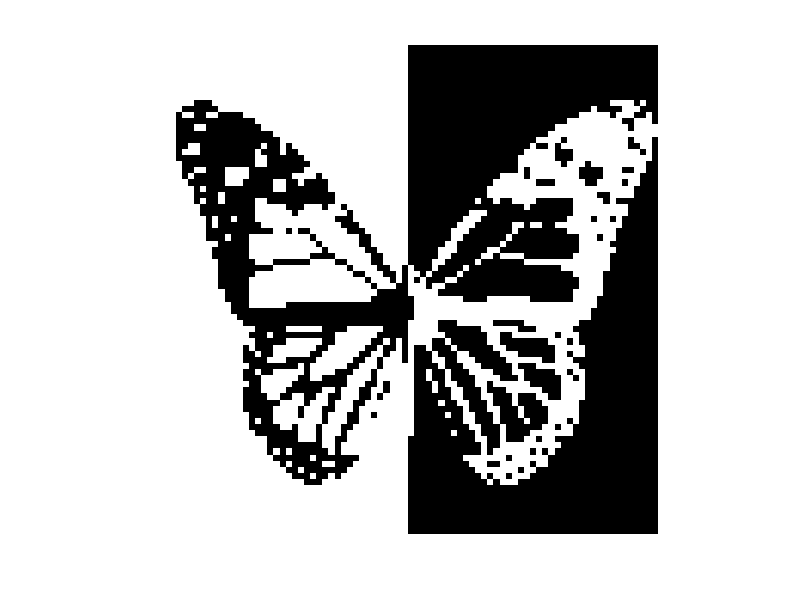

Write MATLAB code to recreate this figure.
% This script need array called 'image'
imsize = [80,80];
file = '..\include\img.h';

assert(mod(imsize(1), 8)==0)

if ~exist('image', 'var')
    load('image')
end

img = imresize(image, imsize)>127;
imshow(img)


data = zeros(1, size(img,2)*size(img,1)/8, 'uint8');
%%
for indx = 1:size(img,2)
    line = img(:, indx);
    for indy = 1:8:length(line)
        part = line(indy:indy+7);
        part = part .* [128; 64; 32; 16; 8; 4; 2; 1];
        part = sum(part);
        ind = (indx-1)*size(img,1)/8 + ((indy-1)/8) +1;
        data(ind) = sum(part);
    end
end

%% export to c file
f = fopen(file, 'w');

fprintf(f, '#define X_SIZE %d\n', imsize(2));
fprintf(f, '#define Y_SIZE %d\n', imsize(1));
fprintf(f, '#define Y_SIZEB (Y_SIZE/8)\n\n');

fprintf(f, 'const uint8_t img[%d] = {', imsize(2)*imsize(1)/8);
fprintf(f, '%d,', data);
fwrite(f, '};');

fclose(f);
%%
open(file)